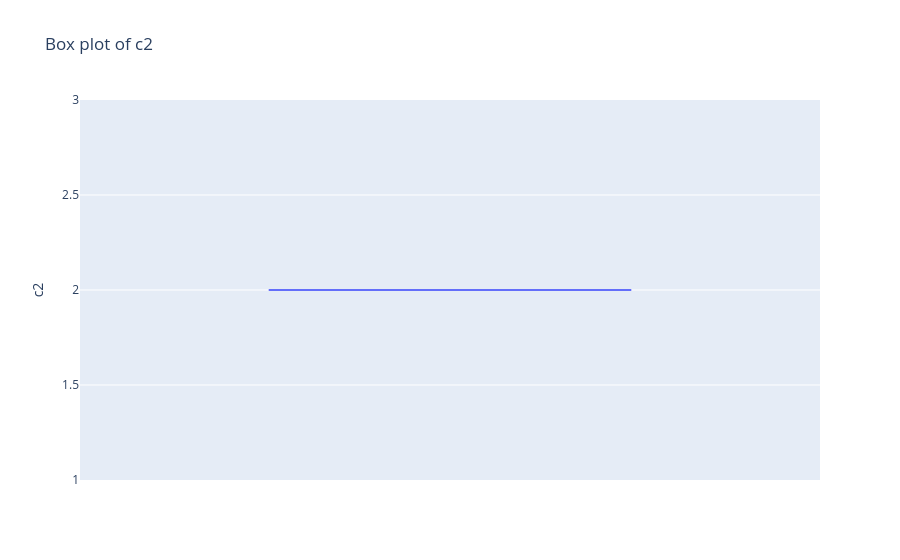
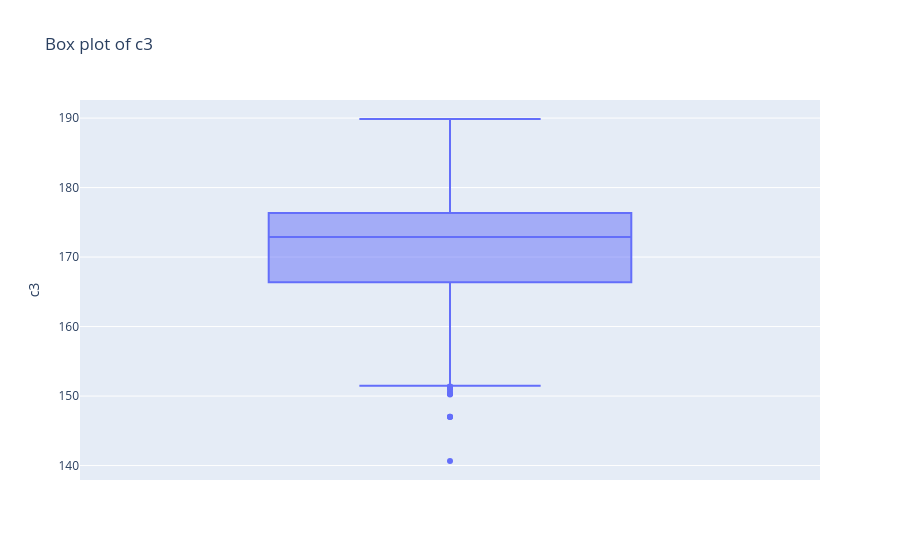
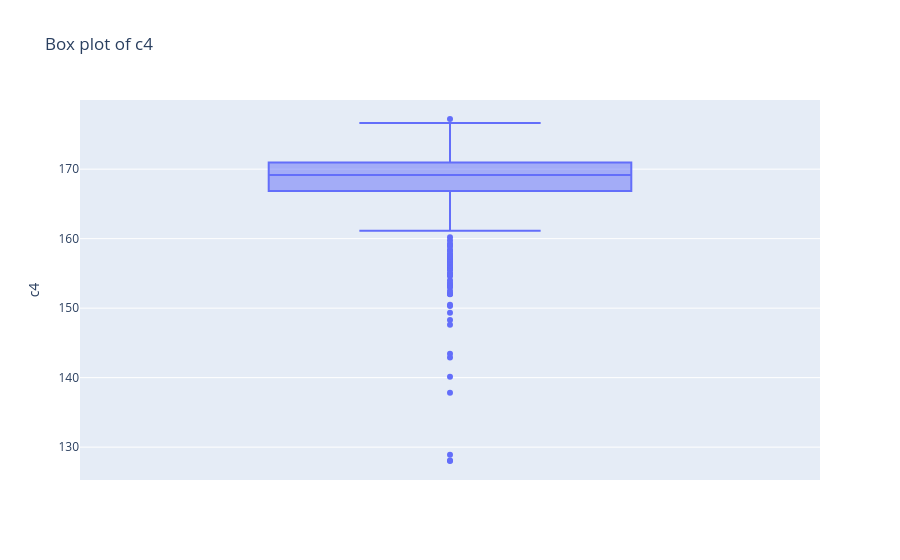
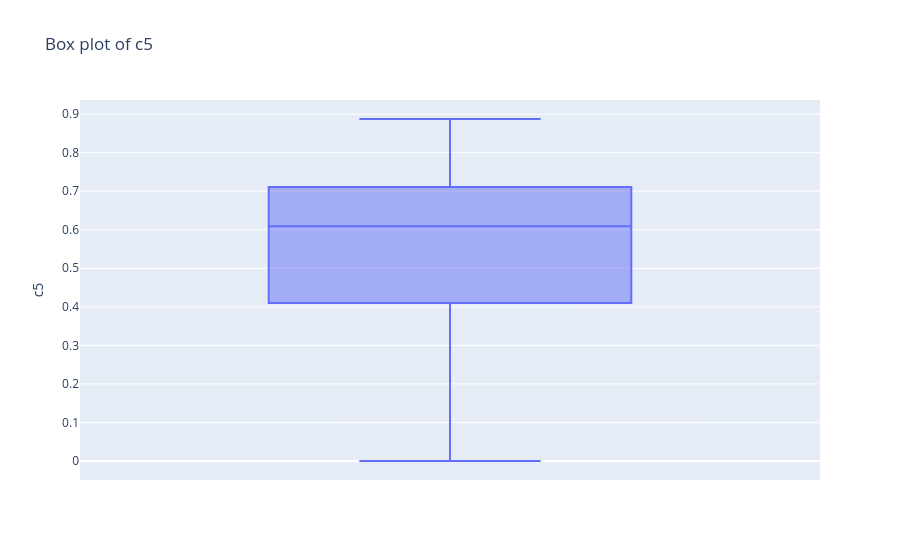

Notebook source saved alongside these figures, in order:
### Code cell
import plotly.express as px

# Visualize outliers for the first few columns (you can extend this to all columns as needed)
for col in df.columns[1:11]:  # Exclude 'c1' and show for columns 'c2' to 'c11'
    fig = px.box(df, y=col, title=f'Box plot of {col}')
    fig.show()

### Figure 1 — Plotly figure (JSON) as saved in the notebook; plotly's stock layout.template omitted (floating-point values rounded to 4 significant figures; data arrays with more than 128 entries replaced by an {"elided": "..."} marker saying what was removed)
{"data": [{"alignmentgroup": "True", "hovertemplate": "c2=%{y}<extra></extra>", "legendgroup": "", "marker": {"color": "#636efa"}, "name": "", "notched": false, "offsetgroup": "", "orientation": "v", "showlegend": false, "type": "box", "x0": " ", "xaxis": "x", "y": {"elided": "1025 int values"}, "y0": " ", "yaxis": "y"}], "layout": {"boxmode": "group", "legend": {"tracegroupgap": 0}, "title": {"text": "Box plot of c2"}, "xaxis": {"anchor": "y", "domain": [0, 1]}, "yaxis": {"anchor": "x", "domain": [0, 1], "title": {"text": "c2"}}}}

### Figure 2 — Plotly figure (JSON) as saved in the notebook; plotly's stock layout.template omitted (floating-point values rounded to 4 significant figures; data arrays with more than 128 entries replaced by an {"elided": "..."} marker saying what was removed)
{"data": [{"alignmentgroup": "True", "hovertemplate": "c3=%{y}<extra></extra>", "legendgroup": "", "marker": {"color": "#636efa"}, "name": "", "notched": false, "offsetgroup": "", "orientation": "v", "showlegend": false, "type": "box", "x0": " ", "xaxis": "x", "y": {"elided": "1025 float values"}, "y0": " ", "yaxis": "y"}], "layout": {"boxmode": "group", "legend": {"tracegroupgap": 0}, "title": {"text": "Box plot of c3"}, "xaxis": {"anchor": "y", "domain": [0, 1]}, "yaxis": {"anchor": "x", "domain": [0, 1], "title": {"text": "c3"}}}}

### Figure 3 — Plotly figure (JSON) as saved in the notebook; plotly's stock layout.template omitted (floating-point values rounded to 4 significant figures; data arrays with more than 128 entries replaced by an {"elided": "..."} marker saying what was removed)
{"data": [{"alignmentgroup": "True", "hovertemplate": "c4=%{y}<extra></extra>", "legendgroup": "", "marker": {"color": "#636efa"}, "name": "", "notched": false, "offsetgroup": "", "orientation": "v", "showlegend": false, "type": "box", "x0": " ", "xaxis": "x", "y": {"elided": "1025 float values"}, "y0": " ", "yaxis": "y"}], "layout": {"boxmode": "group", "legend": {"tracegroupgap": 0}, "title": {"text": "Box plot of c4"}, "xaxis": {"anchor": "y", "domain": [0, 1]}, "yaxis": {"anchor": "x", "domain": [0, 1], "title": {"text": "c4"}}}}

### Figure 4 — Plotly figure (JSON) as saved in the notebook; plotly's stock layout.template omitted (floating-point values rounded to 4 significant figures; data arrays with more than 128 entries replaced by an {"elided": "..."} marker saying what was removed)
{"data": [{"alignmentgroup": "True", "hovertemplate": "c5=%{y}<extra></extra>", "legendgroup": "", "marker": {"color": "#636efa"}, "name": "", "notched": false, "offsetgroup": "", "orientation": "v", "showlegend": false, "type": "box", "x0": " ", "xaxis": "x", "y": {"elided": "1025 float values"}, "y0": " ", "yaxis": "y"}], "layout": {"boxmode": "group", "legend": {"tracegroupgap": 0}, "title": {"text": "Box plot of c5"}, "xaxis": {"anchor": "y", "domain": [0, 1]}, "yaxis": {"anchor": "x", "domain": [0, 1], "title": {"text": "c5"}}}}
